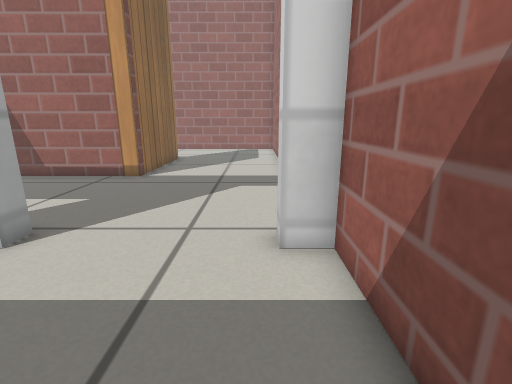
[1] (above)

15 first-person views from a walk through a Gazebo world. The camera is 0.47 m above the floor, tilts 14° down and sees 85° across. The floor is counted in squares, 0.2 m on a side. Each view is taken from the middle of a square. On the plan, view 1 faces up. The plan holds only what a view shows up to about 18 squares ahead; the rest is blank. Gazebo's built-in surfaces are drawn with simple patterns.

[2]
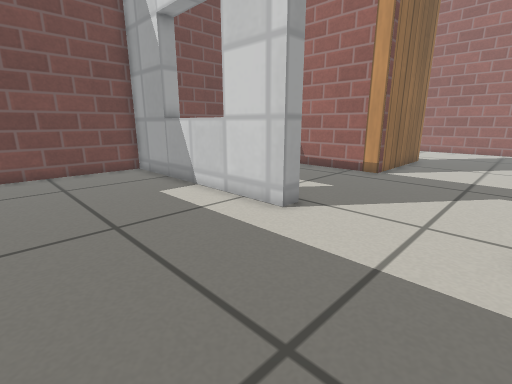

[3]
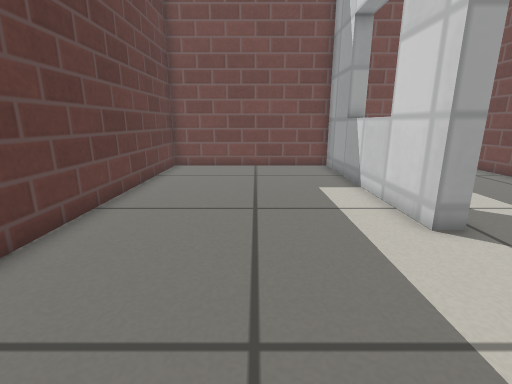

[4]
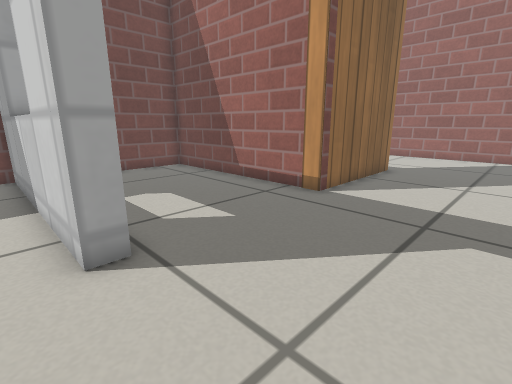

[5]
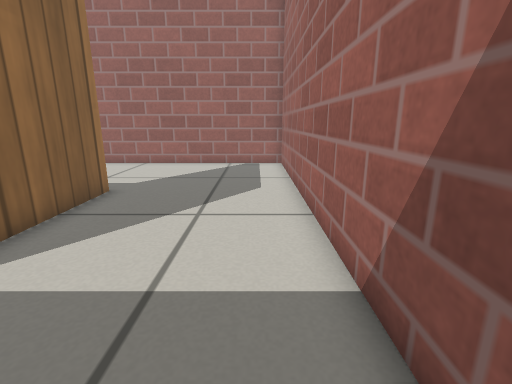

[6]
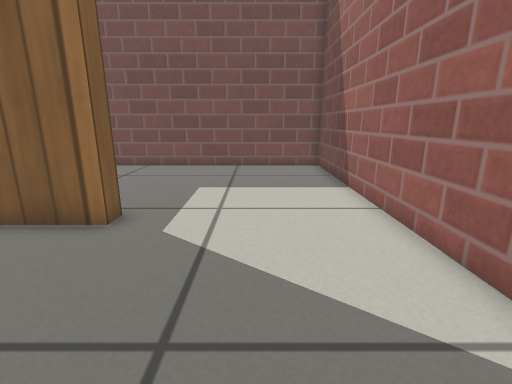

[7]
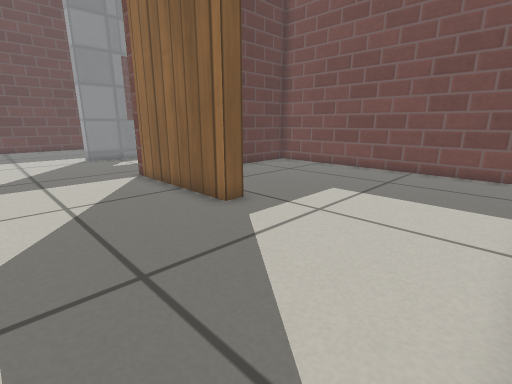

[8]
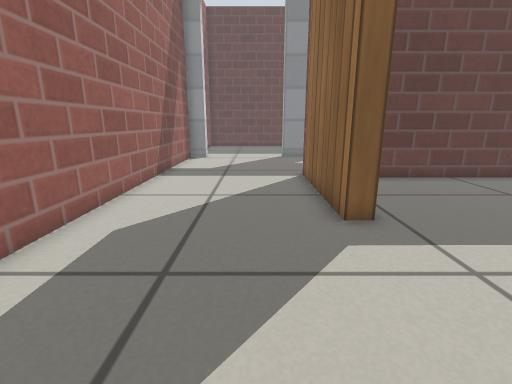

[9]
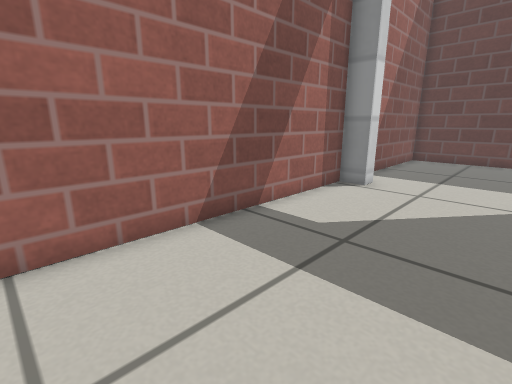

[10]
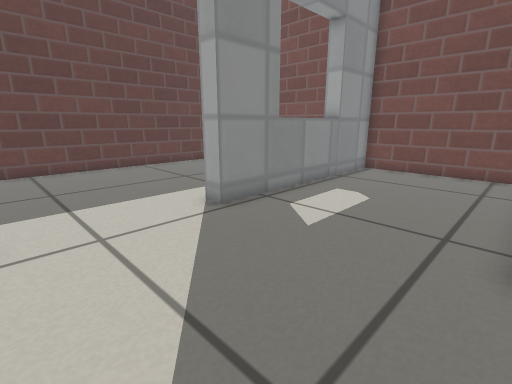

[11]
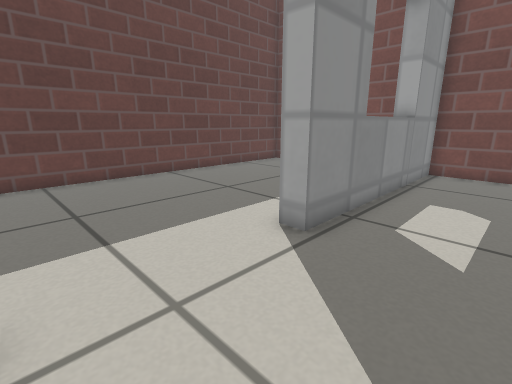

[12]
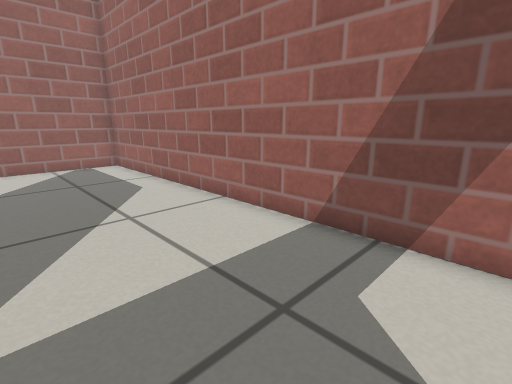

[13]
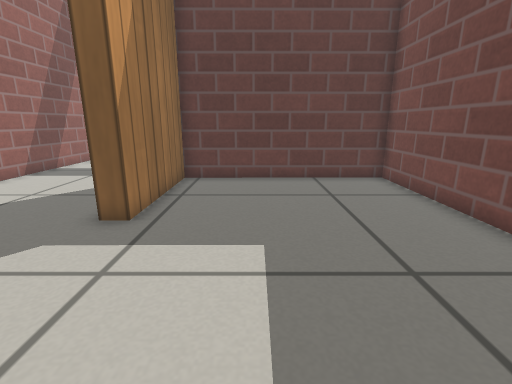

[14]
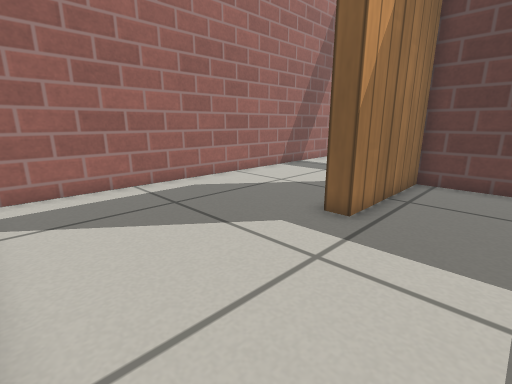

[15]
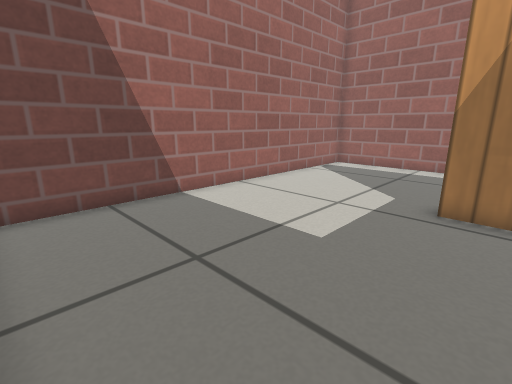

### Floor plan
Ten units are one square. View 1 is at (0, 0); x grows to the right and y downward. Boxes are objects, and circles mark ways between rooms. Rooms are numbered by the first view taken in them; rooms with no view inside come last. Other rooms are left out.
<svg viewBox="-150 -260 170 300">
<path fill="none" stroke="#000" d="M-48 -49 -145 -49 -145 35 15 35 15 -49 4 -49M-114 -57 -114 -49M4 -57 15 -57 15 -255 -145 -255 -145 -130 -59 -131 -59 -185 -51 -185 -51 -123 -145 -123 -145 -57 -48 -57"/>
<circle cx="-20" cy="-55" r="3" fill="#2a7"/>
<text x="-70" y="-10">1</text>
<text x="-70" y="-160">2</text>
</svg>
Room 1 opens to room 2.

Where each view was taken, in squares from view 1:
view 1: 0 up, 0 right, facing up
view 2: 1 down, 0 right, facing up-left
view 3: 1 up, 1 right, facing left
view 4: 4 up, 0 right, facing up-left
view 5: 9 up, 0 right, facing up
view 6: 22 up, 1 right, facing left
view 7: 25 up, 0 right, facing down-left
view 8: 25 up, 3 left, facing down
view 9: 16 up, 4 left, facing down-right
view 10: 12 up, 0 right, facing down-left
view 11: 9 up, 0 right, facing down-left
view 12: 9 up, 4 left, facing up-right
view 13: 25 up, 9 left, facing down
view 14: 25 up, 9 left, facing down-right
view 15: 17 up, 14 left, facing up-right
